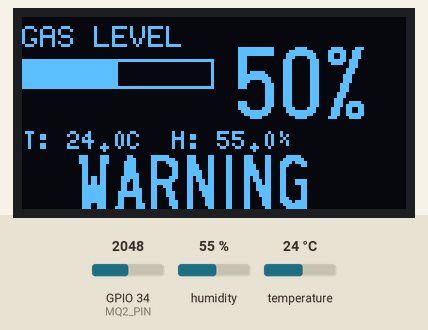
This sketch was run on a simulated ESP32. On the bench: 128×64 one-colour display. The test bench sets the inputs (shaded band); at power-on: GPIO 34 (MQ2_PIN) = 2048, humidity 55 %, temperature 24 °C.

Above: at 3.2 s.
3.3 s: GPIO 34 (MQ2_PIN) set to 2385
At 4.9 s:
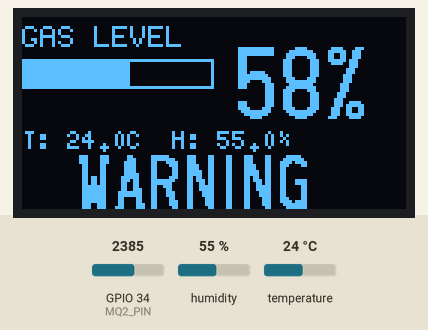
5.4 s: GPIO 34 (MQ2_PIN) set to 2488
At 7.5 s:
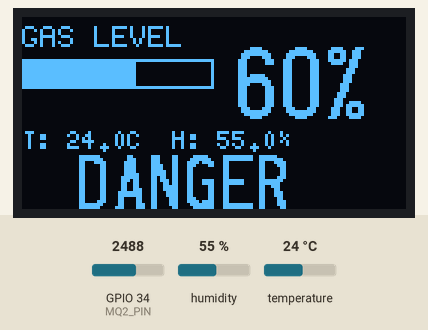
13.2 s: GPIO 34 (MQ2_PIN) set to 1228
At 15.6 s:
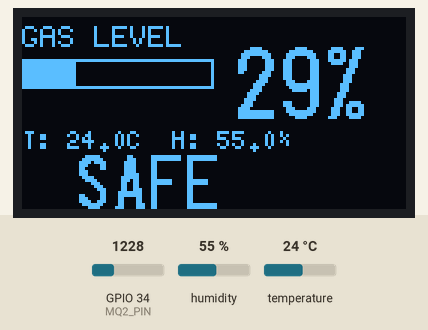
15.9 s: humidity set to 22 %
At 18.4 s:
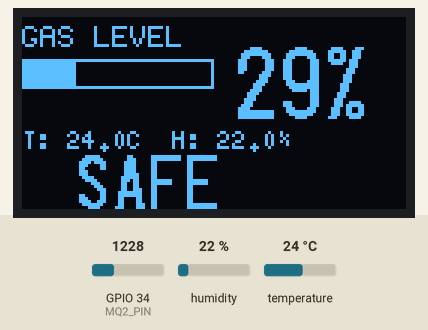
18.9 s: temperature set to 12 °C
At 21.0 s:
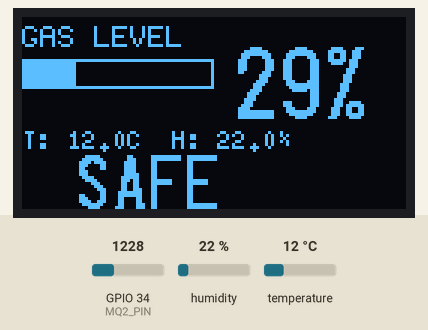
22.0 s: humidity set to 40 %
At 24.8 s:
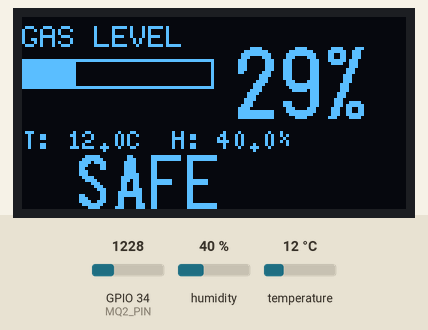
Timing chart, 0 to 26.1 s (numbered marks = the images above; inputs shaded):
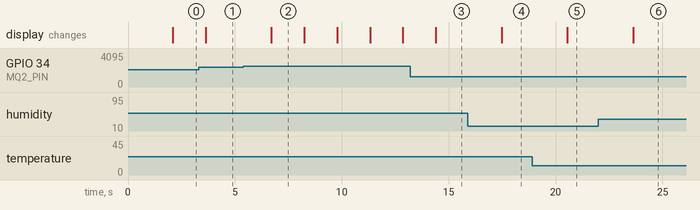

Measured:
- the behaviour switches between 2456 and 2457 on GPIO 34 (MQ2_PIN) (found by bisection; images 1 and 2)
- after the input at 3.3 s, the display: changes after 0.33 s (image 1)
- after the input at 5.4 s, the display: changes after 1.3 s (image 2)
- after the input at 13.2 s, the display: changes after 1.2 s (image 3)
- after the input at 15.9 s, the display: changes after 1.6 s (image 4)
- after the input at 18.9 s, the display: changes after 1.7 s (image 5)
- after the input at 22.0 s, the display: changes after 1.6 s (image 6)

The sketch:

esp32_air_quality_monitor.ino
```cpp
#include <U8g2lib.h>
#include <Wire.h>
#include <DHT.h>

// =====================
// PIN DEFINITIONS
// =====================
#define MQ2_PIN 34
#define DHTPIN 4
#define DHTTYPE DHT11

// =====================
// OBJECTS
// =====================
DHT dht(DHTPIN, DHTTYPE);

// For 1.3" OLED (SH1106 – MOST COMMON)
U8G2_SH1106_128X64_NONAME_F_HW_I2C u8g2(
  U8G2_R0,
  /* reset=*/ U8X8_PIN_NONE
);

// =====================
// SETUP
// =====================
void setup() {
  dht.begin();

  u8g2.begin();
  u8g2.clearBuffer();
  u8g2.setFont(u8g2_font_6x12_tf);
  u8g2.drawStr(18, 35, "ESP32 AIR MONITOR");
  u8g2.sendBuffer();
  delay(2000);
}

// =====================
// DRAW GAS BAR FUNCTION
// =====================
void drawBar(int x, int y, int w, int h, int percent) {
  percent = constrain(percent, 0, 100);
  int fill = map(percent, 0, 100, 0, w - 2);
  u8g2.drawFrame(x, y, w, h);
  u8g2.drawBox(x + 1, y + 1, fill, h - 2);
}

// =====================
// LOOP
// =====================
void loop() {

  // Read sensors
  float temperature = dht.readTemperature();
  float humidity = dht.readHumidity();
  int gasRaw = analogRead(MQ2_PIN);
  int gasPercent = map(gasRaw, 0, 4095, 0, 100);

  // Status logic
  const char* status;
  if (gasPercent < 30) status = "SAFE";
  else if (gasPercent < 60) status = "WARNING";
  else status = "DANGER";

  // =====================
  // DISPLAY
  // =====================
  u8g2.clearBuffer();

  // Title
  u8g2.setFont(u8g2_font_6x12_tf);
  u8g2.drawStr(0, 10, "GAS LEVEL");

  // Gas bar
  drawBar(0, 14, 64, 10, gasPercent);

  // Big percentage
  u8g2.setFont(u8g2_font_logisoso24_tf);
  char buf[8];
  sprintf(buf, "%d%%", gasPercent);
  u8g2.drawStr(70, 34, buf);

  // Temperature & Humidity
  u8g2.setFont(u8g2_font_5x8_tf);
  char th[32];
  sprintf(th, "T: %.1fC  H: %.1f%%", temperature, humidity);
  u8g2.drawStr(0, 44, th);

  // Status (BIG & CLEAR)
  u8g2.setFont(u8g2_font_logisoso18_tf);

  // Blink when danger
  if (gasPercent >= 60) {
    if (millis() % 600 < 300)
      u8g2.drawStr(18, 64, status);
  } else {
    u8g2.drawStr(18, 64, status);
  }

  u8g2.sendBuffer();
  delay(1500);
}
```
